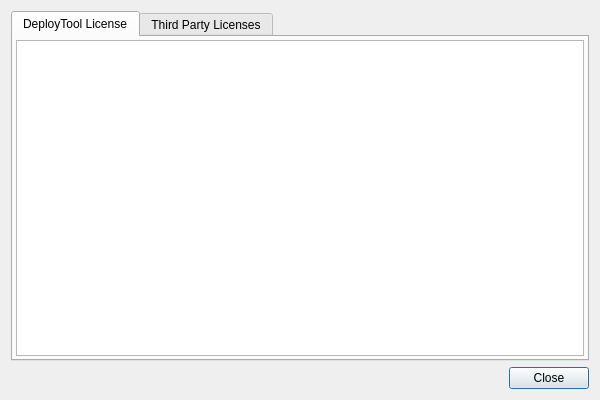
<?xml version="1.0" encoding="UTF-8"?>
<ui version="4.0">
 <class>AboutDialog</class>
 <widget class="QDialog" name="AboutDialog">
  <property name="geometry">
   <rect>
    <x>0</x>
    <y>0</y>
    <width>600</width>
    <height>400</height>
   </rect>
  </property>
  <property name="windowTitle">
   <string>About ArPiRobot Deploy Tool</string>
  </property>
  <layout class="QVBoxLayout" name="verticalLayout">
   <item>
    <widget class="QTabWidget" name="tabs">
     <property name="currentIndex">
      <number>0</number>
     </property>
     <widget class="QWidget" name="tab">
      <attribute name="title">
       <string>DeployTool License</string>
      </attribute>
      <layout class="QVBoxLayout" name="verticalLayout_2">
       <property name="spacing">
        <number>0</number>
       </property>
       <property name="leftMargin">
        <number>3</number>
       </property>
       <property name="topMargin">
        <number>3</number>
       </property>
       <property name="rightMargin">
        <number>3</number>
       </property>
       <property name="bottomMargin">
        <number>3</number>
       </property>
       <item>
        <widget class="QTextBrowser" name="txt_license">
         <property name="horizontalScrollBarPolicy">
          <enum>Qt::ScrollBarAsNeeded</enum>
         </property>
         <property name="undoRedoEnabled">
          <bool>false</bool>
         </property>
         <property name="lineWrapMode">
          <enum>QTextEdit::WidgetWidth</enum>
         </property>
         <property name="readOnly">
          <bool>true</bool>
         </property>
         <property name="textInteractionFlags">
          <set>Qt::LinksAccessibleByMouse|Qt::TextSelectableByMouse</set>
         </property>
         <property name="openExternalLinks">
          <bool>true</bool>
         </property>
         <property name="openLinks">
          <bool>true</bool>
         </property>
        </widget>
       </item>
      </layout>
     </widget>
     <widget class="QWidget" name="tab_2">
      <attribute name="title">
       <string>Third Party Licenses</string>
      </attribute>
      <layout class="QVBoxLayout" name="verticalLayout_3">
       <property name="spacing">
        <number>0</number>
       </property>
       <property name="leftMargin">
        <number>3</number>
       </property>
       <property name="topMargin">
        <number>3</number>
       </property>
       <property name="rightMargin">
        <number>3</number>
       </property>
       <property name="bottomMargin">
        <number>3</number>
       </property>
       <item>
        <widget class="QTextBrowser" name="txt_third_party">
         <property name="horizontalScrollBarPolicy">
          <enum>Qt::ScrollBarAsNeeded</enum>
         </property>
         <property name="undoRedoEnabled">
          <bool>false</bool>
         </property>
         <property name="lineWrapMode">
          <enum>QTextEdit::WidgetWidth</enum>
         </property>
         <property name="readOnly">
          <bool>true</bool>
         </property>
         <property name="textInteractionFlags">
          <set>Qt::LinksAccessibleByMouse|Qt::TextSelectableByMouse</set>
         </property>
         <property name="openExternalLinks">
          <bool>true</bool>
         </property>
        </widget>
       </item>
      </layout>
     </widget>
    </widget>
   </item>
   <item>
    <widget class="QDialogButtonBox" name="buttonBox">
     <property name="orientation">
      <enum>Qt::Horizontal</enum>
     </property>
     <property name="standardButtons">
      <set>QDialogButtonBox::Close</set>
     </property>
    </widget>
   </item>
  </layout>
 </widget>
 <resources/>
 <connections>
  <connection>
   <sender>buttonBox</sender>
   <signal>accepted()</signal>
   <receiver>AboutDialog</receiver>
   <slot>accept()</slot>
   <hints>
    <hint type="sourcelabel">
     <x>248</x>
     <y>254</y>
    </hint>
    <hint type="destinationlabel">
     <x>157</x>
     <y>274</y>
    </hint>
   </hints>
  </connection>
  <connection>
   <sender>buttonBox</sender>
   <signal>rejected()</signal>
   <receiver>AboutDialog</receiver>
   <slot>reject()</slot>
   <hints>
    <hint type="sourcelabel">
     <x>316</x>
     <y>260</y>
    </hint>
    <hint type="destinationlabel">
     <x>286</x>
     <y>274</y>
    </hint>
   </hints>
  </connection>
 </connections>
</ui>
